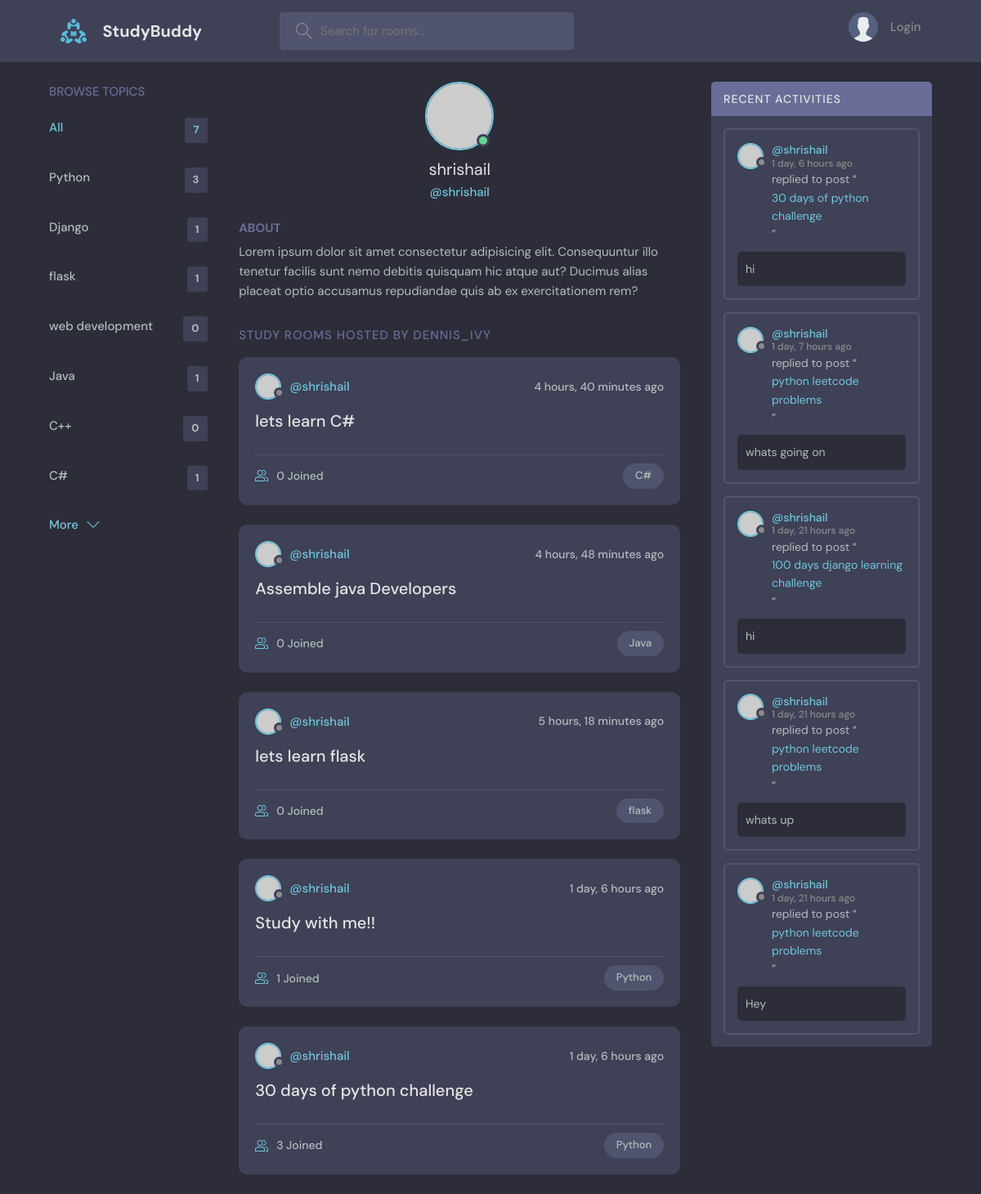
The app's page /profile/1/, older data.
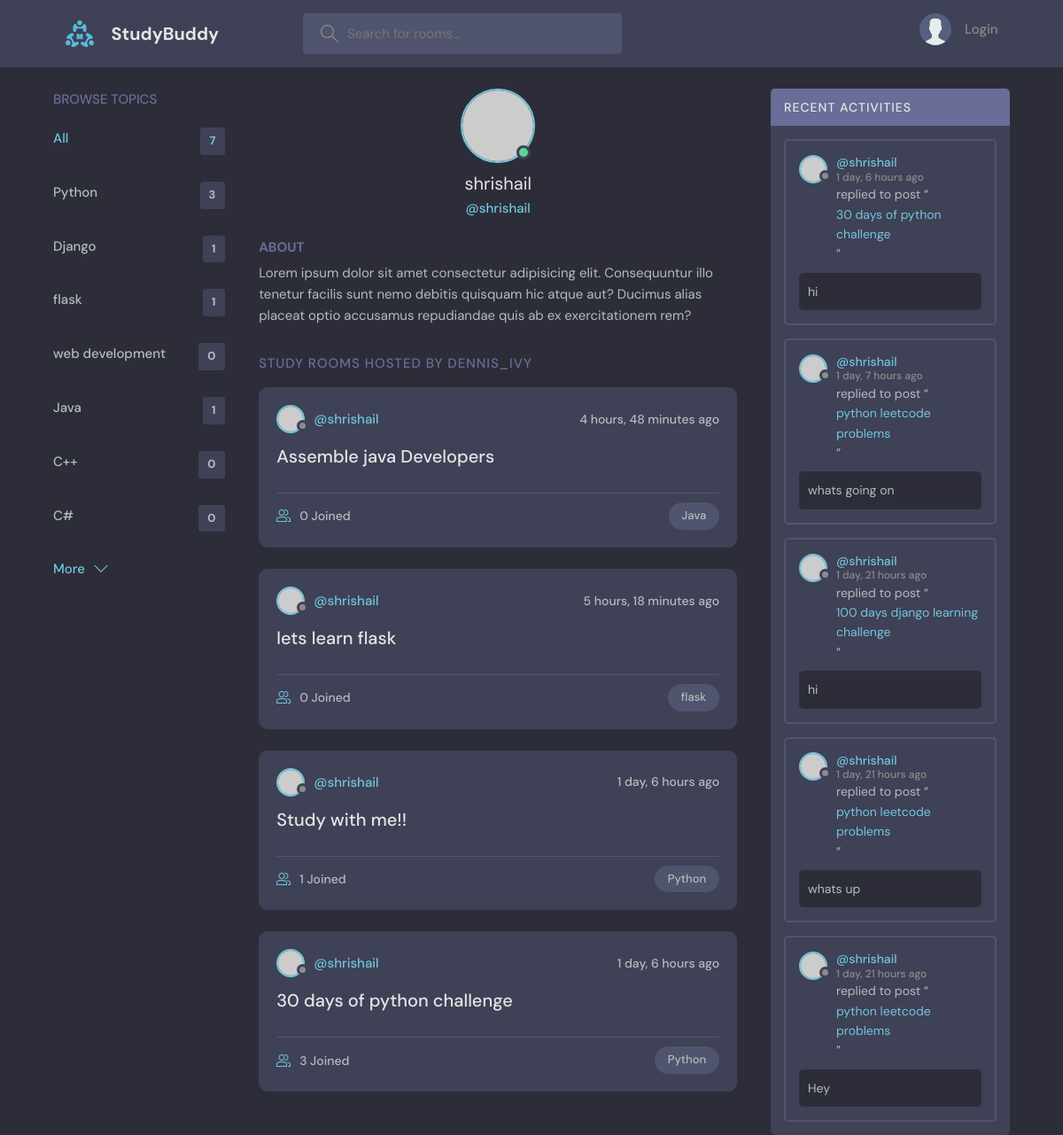
The same page, newer data.
### base/models.py (models this page shows, shortened)
class Topic(models.Model):
    name = models.CharField(max_length=200)

class Room(models.Model):
    host = models.ForeignKey(User, on_delete=models.SET_NULL, null=True,blank=True)
    topic = models.ForeignKey(Topic, on_delete=models.SET_NULL, null=True, blank=True)
    name = models.CharField(max_length=100)
    description = models.TextField(null=True, blank=True)
    participants = models.ManyToManyField(User, related_name='participants', blank=True)
    updated = models.DateTimeField(auto_now=True)
    created = models.DateTimeField(auto_now_add=True)
    def __str__(self):
        return self.name
    class Meta:
        ordering = ('-updated','-created')

class Message(models.Model):
    user = models.ForeignKey(User, on_delete=models.CASCADE)
    room = models.ForeignKey(Room, on_delete=models.CASCADE)
    body = models.TextField()
    updated = models.DateTimeField(auto_now=True)
    created = models.DateTimeField(auto_now_add=True)
    class Meta:
        ordering = ('-updated','-created')

### base/views.py (the view)
# urls.py: path('profile/<int:pk>/', views.userProfile, name='user-profile'),
def userProfile(request,pk):
    user = User.objects.get(id=pk)
    rooms = user.room_set.all()
    room_messages = user.message_set.all()
    topics = Topic.objects.all()
    context = {'user':user, 'rooms':rooms, 'room_messages':room_messages, 'topics':topics}
    return render(request, 'base/profile.html', context)

### base/templates/base/profile.html (shortened to what this page needs)
{% extends 'main.html' %}
{% block content %}
  <main class="profile-page layout layout--3">
    <div class="container">
      {% include 'base/topic_component.html' %}
      <div class="roomList">
        <div class="profile">
          <div class="profile__avatar">
            <div class="avatar avatar--large active">
              <img src="https://randomuser.me/api/portraits/men/11.jpg" />
            </div>
          </div>
          <div class="profile__info">
            <h3>{{user.username}}</h3>
            <p>@{{user.username}}</p>
          </div>
          <div class="profile__about">
            <h3>About</h3>
            <p>
              Lorem ipsum dolor sit amet consectetur adipisicing elit. Consequuntur illo tenetur
              facilis sunt nemo debitis quisquam hic atque aut? Ducimus alias placeat optio
              accusamus repudiandae quis ab ex exercitationem rem?
            </p>
          </div>
        </div>
        <div class="roomList__header">
          <div>
            <h2>Study Rooms Hosted by dennis_ivy</a>
            </h2>
          </div>
        </div>
        {% include 'base/feed_component.html' %}
      </div>
      {% include 'base/activity_component.html' %}
    </div>
  </main>
{% endblock content %}

### base/templates/base/topic_component.html
<div class="topics">
  <div class="topics__header">
    <h2>Browse Topics</h2>
  </div>
  <ul class="topics__list">
    <li>
      <a href="{% url 'home' %}" class="active">All <span>{{topics.count}}</span></a>
    </li>
    {% for topic in topics %}
    <li>
      <a href="{% url 'home'%}?q={{topic.name}}">{{topic.name}} <span>{{topic.room_set.all.count}}</span></a>
    </li>
    {% endfor %}
  </ul>
  <a class="btn btn--link" href="{% url 'topics' %}">
    More
    <svg version="1.1" xmlns="http://www.w3.org/2000/svg" width="32" height="32" viewBox="0 0 32 32">
      <title>chevron-down</title>
      <path d="M16 21l-13-13h-3l16 16 16-16h-3l-13 13z"></path>
    </svg>
  </a>
</div>

### base/templates/base/feed_component.html (shortened to what this page needs)
{% for room in rooms %}
<div class="roomListRoom">
  <div class="roomListRoom__header">
    <a href="{% url 'user-profile' room.host.id %}" class="roomListRoom__author">
      <div class="avatar avatar--small">
        <img src="https://randomuser.me/api/portraits/women/11.jpg" />
      </div>
      <span>@{{room.host.username}}</span>
    </a>
    <div class="roomListRoom__actions">
      <span>{{room.created|timesince}} ago</span>
    </div>
  </div>
  <div class="roomListRoom__content">
    <a href="{% url 'room' room.id %}">{{room.name}}</a>
  </div>
  <div class="roomListRoom__meta">
    <a href="{% url 'room' room.id %}" class="roomListRoom__joined">
      {{room.participants.all.count}} Joined
    </a>
    <p class="roomListRoom__topic">{{room.topic.name}}</p>
  </div>
</div>
{% endfor %}

### base/templates/base/activity_component.html (shortened to what this page needs)
<div class="activities">
  <div class="activities__header">
    <h2>Recent Activities</h2>
  </div>
  {% for message in room_messages %}
  <div class="activities__box">
    <div class="activities__boxHeader roomListRoom__header">
      <a href="{% url 'user-profile' message.user.id %}" class="roomListRoom__author">
        <div class="avatar avatar--small">
          <img src="https://randomuser.me/api/portraits/women/11.jpg" />
        </div>
        <p>
          @{{message.user}}
          <span>{{message.created|timesince}} ago</span>
        </p>
      </a>
    </div>
    <div class="activities__boxContent">
      <p>replied to post “<a href="{% url 'room' message.room.id %}">{{message.room}}</a>”</p>
      <div class="activities__boxRoomContent">
        {{message.body}}
      </div>
    </div>
  </div>
  {% endfor %}
</div>

Row changes from the older to the newer data that the page shows:
removed Room: host.username "shrishail", created "4 hours, 40 minutes", name "lets learn C#", participants.all.count "0", topic.name "C#"
computed for Topic (number 7 of 7 on the later page): room_set.all.count "1" → "0"
